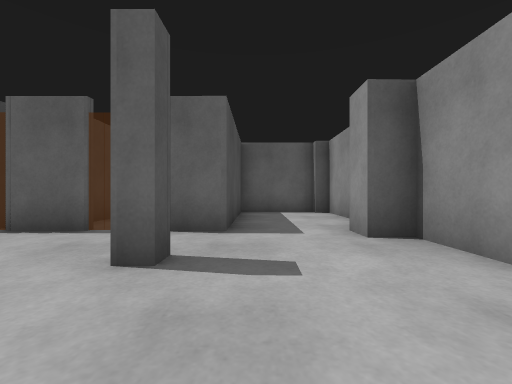
View 1 (above)

23 first-person views from a walk through a Gazebo world. The camera is 0.72 m above the floor, looks level and sees 90° across. The floor is counted in squares, 1 m on a side. Each view is taken from the middle of a square. On the plan, view 1 faces up. The plan holds only what a view shows up to about 9 squares ahead; the rest is blank. Robots are left out.

View 2
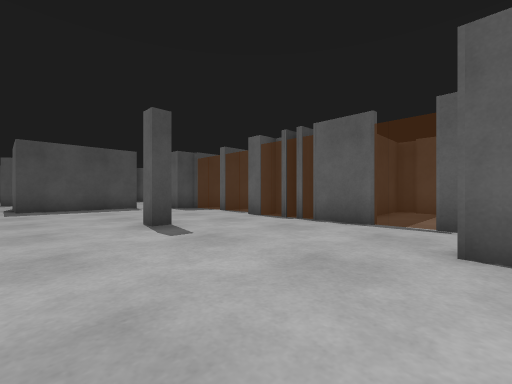

View 3
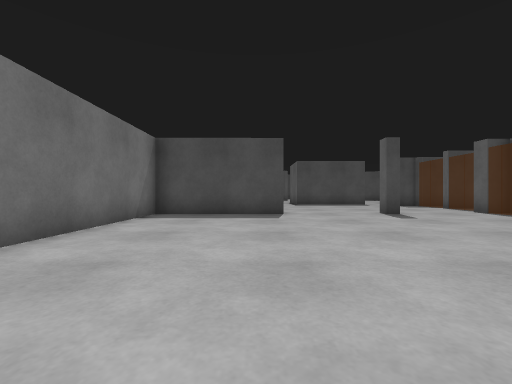

View 4
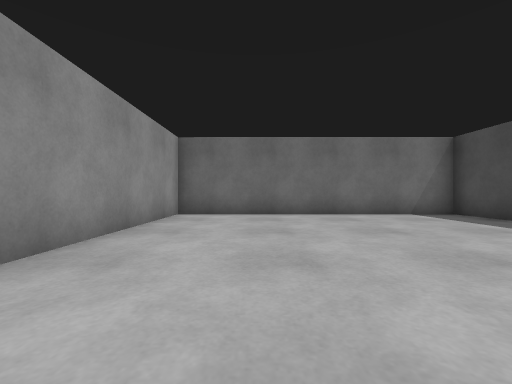

View 5
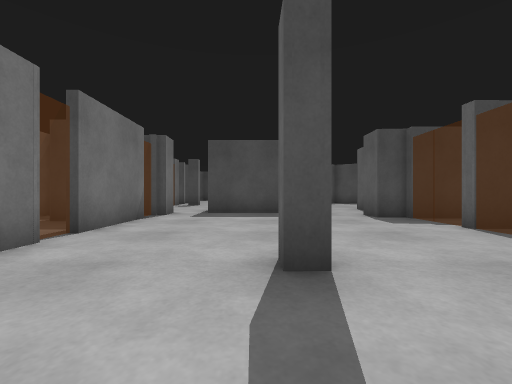

View 6
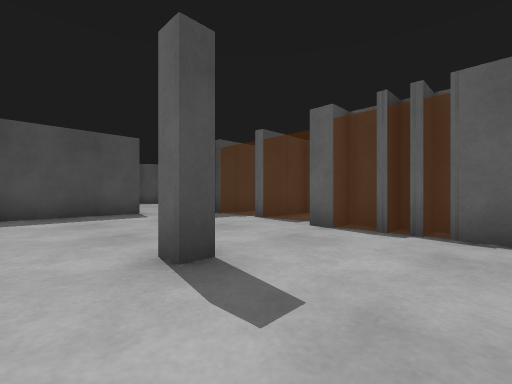

View 7
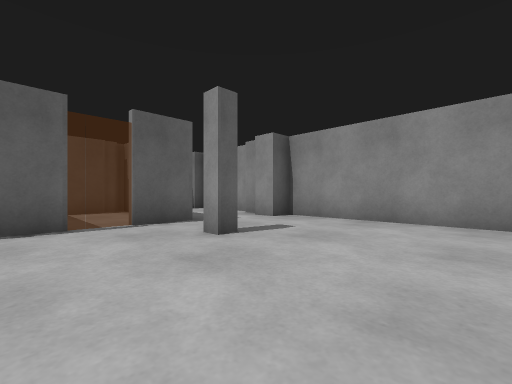

View 8
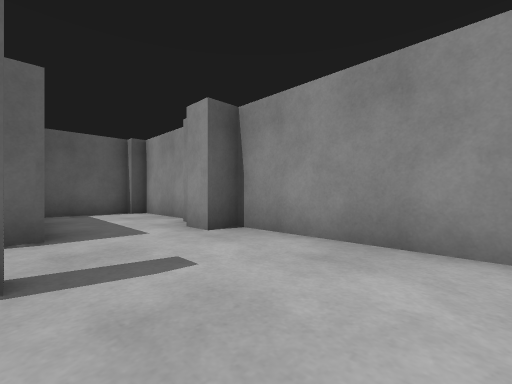

View 9
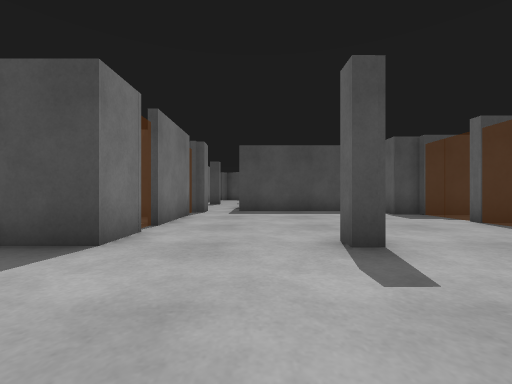

View 10
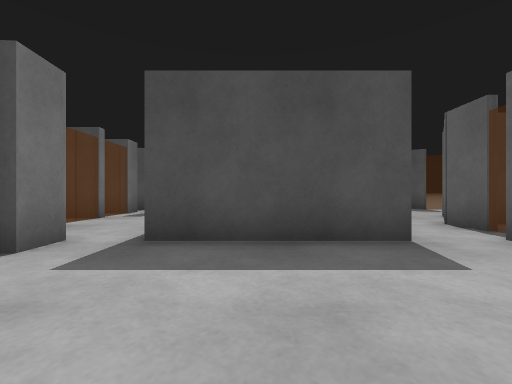

View 11
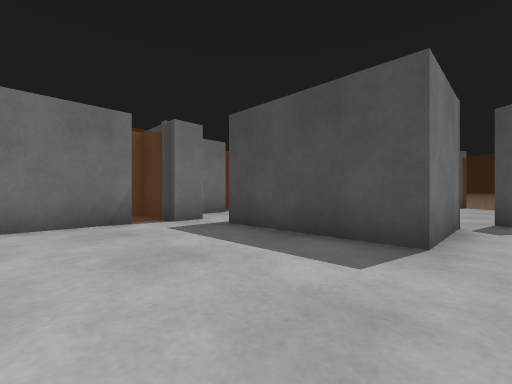

View 12
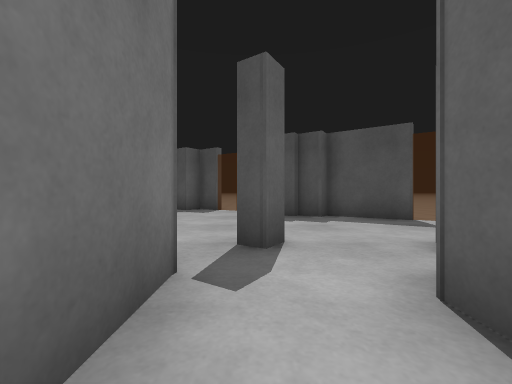

View 13
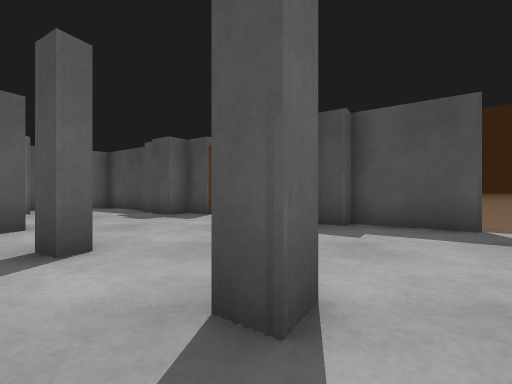

View 14
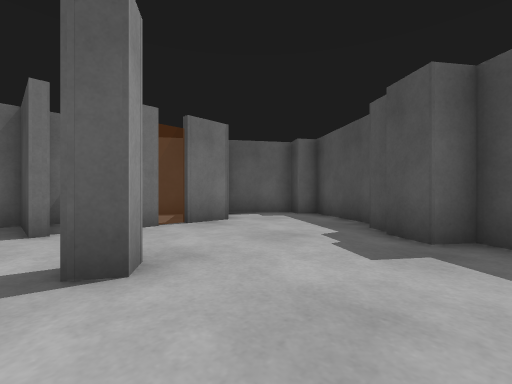

View 15
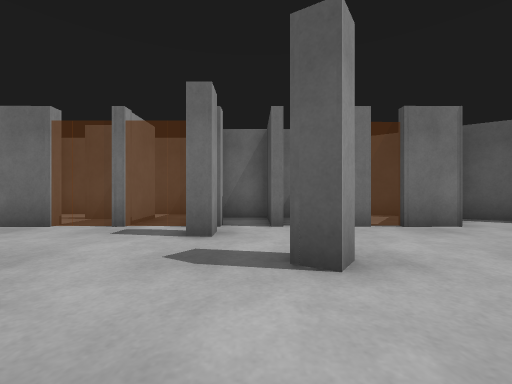

View 16
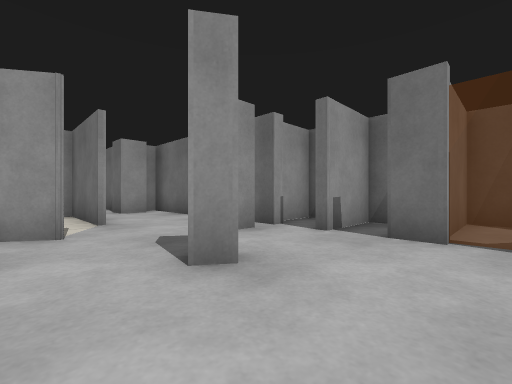

View 17
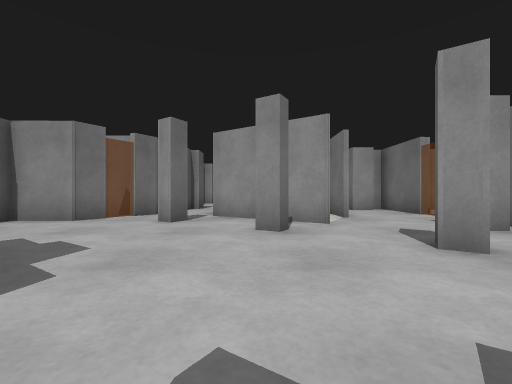

View 18
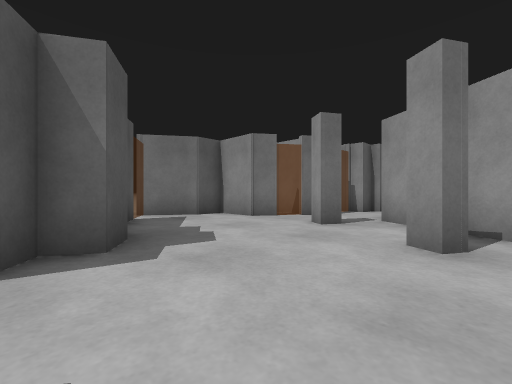

View 19
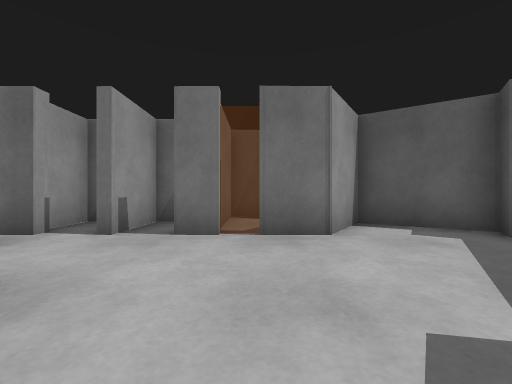

View 20
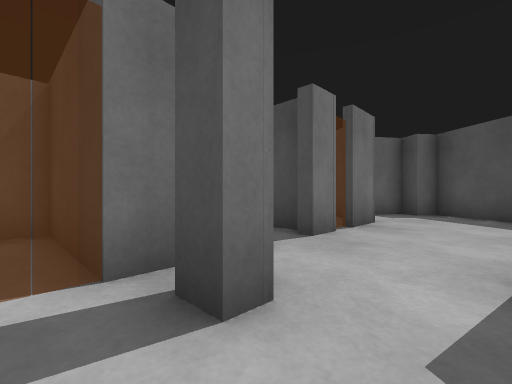

View 21
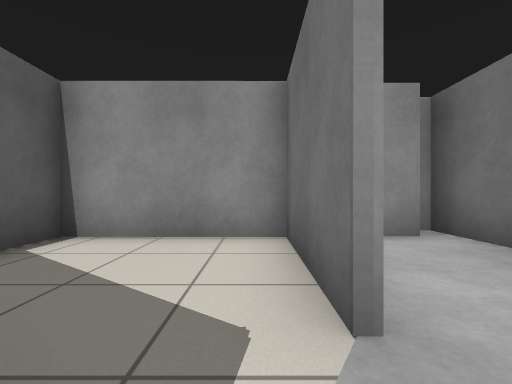

View 22
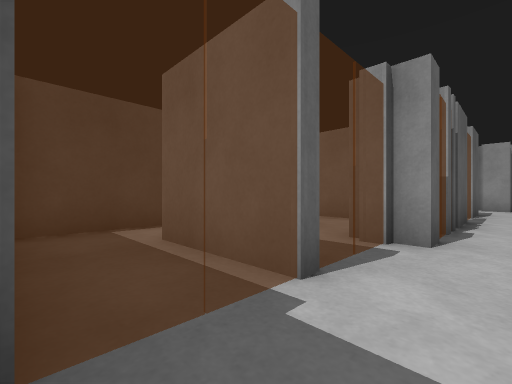

View 23
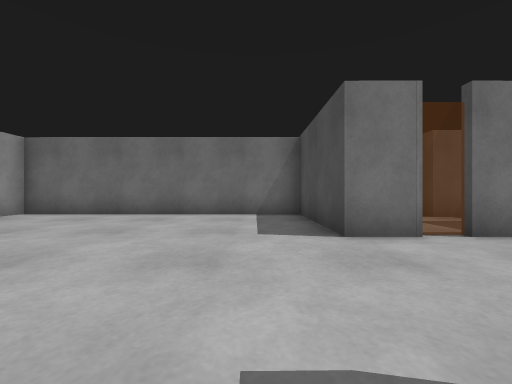

### Floor plan
Key: @ floor where view 1 was taken; # wall or solid block; . floor.
Columns run from 27 left of view 1 to 3 right of it. Each row starts with its distance up from view 1.
  9        . ##     ###    ########
  8        #..##    #.#    #..#...#
  7       ##...##   #.#    #..#...#
  6       #.... ##  #.#.####..#...#
  5      ##......# # ...#  #  #..##
  4      #.....#.................##
  3      ......####...........#...#
  2    #.....#.#..#...............#
  1    #......##..#.....#.........#
  0   ##..........#............@..#
 -1  #.....#....###...............#
 -2 ##.......#....## ## #.........#
 -3 ##.............###..#.........#
 -4  #.##.#.##.#######. #.........#
 -5  ###..####.##    #. #.........#
 -6    ####  ###     #  #.........#
 -7                     ###########

Positions as (right, up) in squares from view 1, and headings:
1: (0, 0), facing up
2: (-1, -1), facing up-left
3: (2, -3), facing left
4: (0, 2), facing down
5: (-4, 1), facing left
6: (-4, 0), facing up-left
7: (-4, -1), facing up-right
8: (-1, 0), facing up-right
9: (-3, 0), facing left
10: (-9, 1), facing left
11: (-9, 4), facing down-left
12: (-13, 4), facing left
13: (-15, 4), facing left
14: (-19, 2), facing down-left
15: (-19, 2), facing down
16: (-22, 1), facing down-right
17: (-23, 2), facing right
18: (-22, 1), facing up-right
19: (-22, 1), facing down
20: (-17, -1), facing down-left
21: (-17, 0), facing right
22: (-11, 4), facing up-right
23: (-5, 2), facing down
